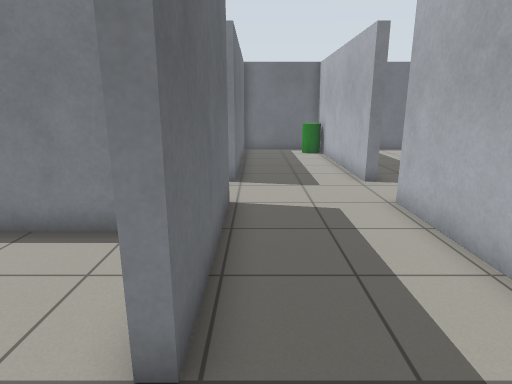
[1] (above)

24 first-person views from a walk through a robot-simulator world made for Gazebo. The camera is 1.2 m above the floor, tilts 14° down and sees 75° across. The floor is counted in squares, 0.5 m on a side. Each view is taken from the middle of a square. On the plan, view 1 faces up. The plan holds only what a view shows up to about 19 squares ahead; the rest is blank.

[2]
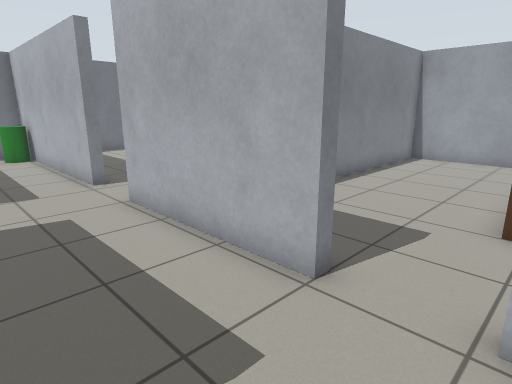

[3]
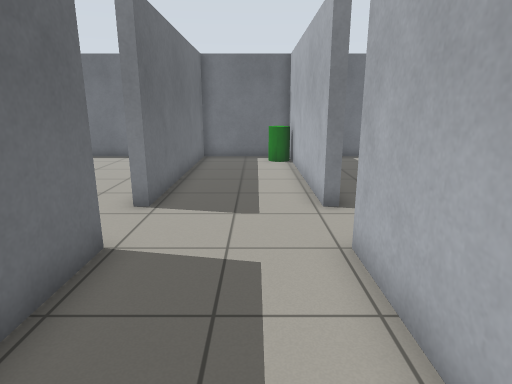

[4]
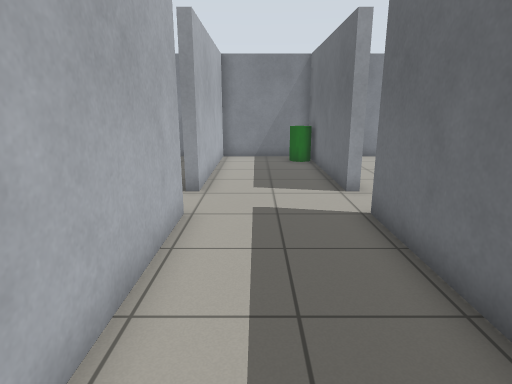

[5]
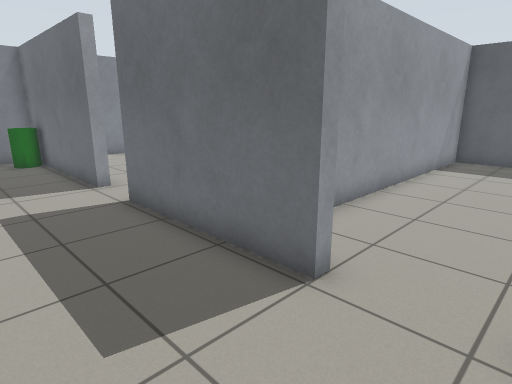

[6]
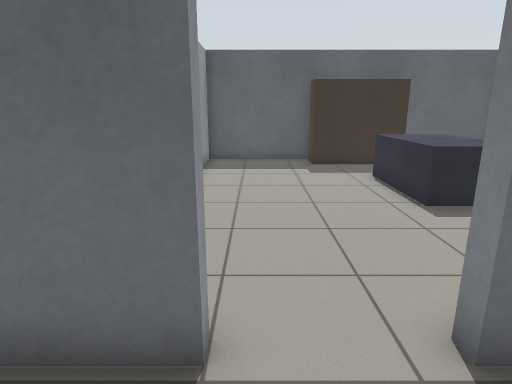

[7]
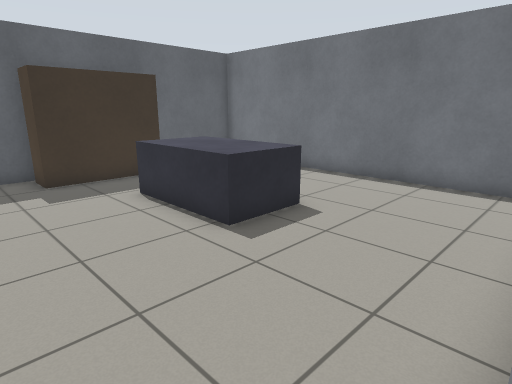

[8]
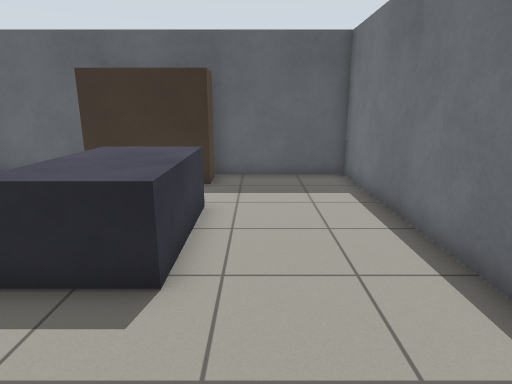

[9]
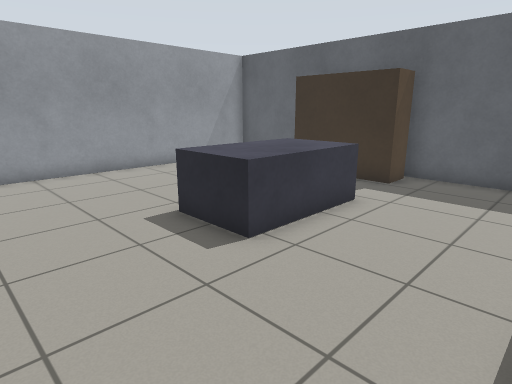

[10]
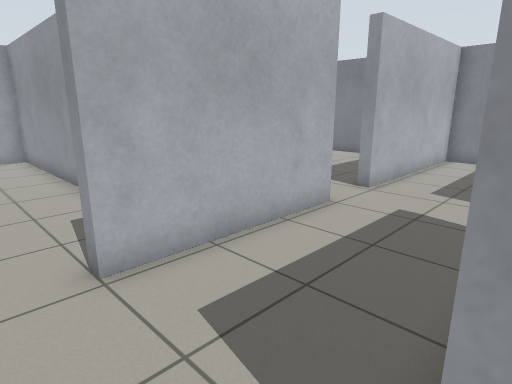

[11]
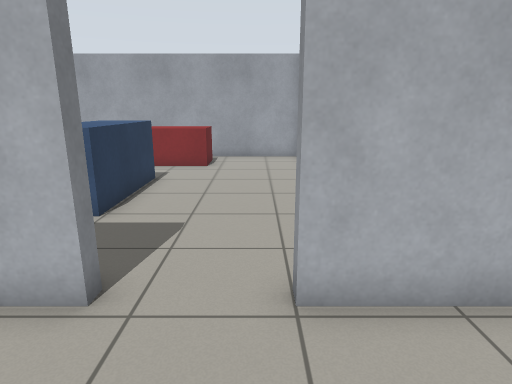

[12]
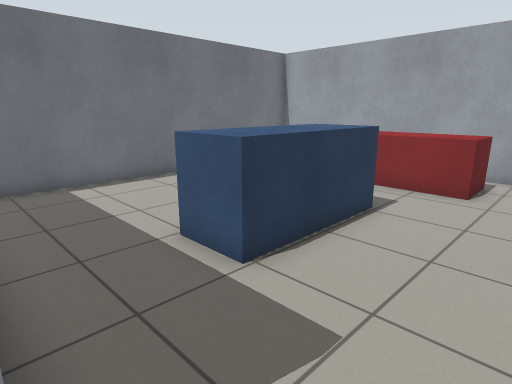

[13]
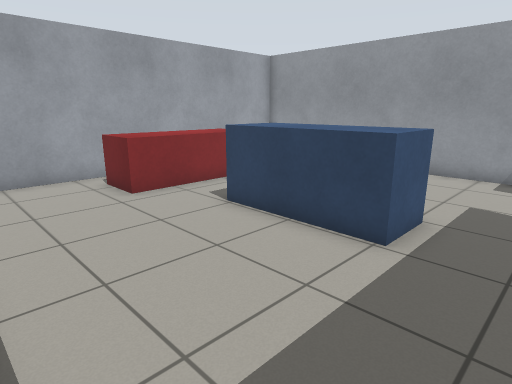

[14]
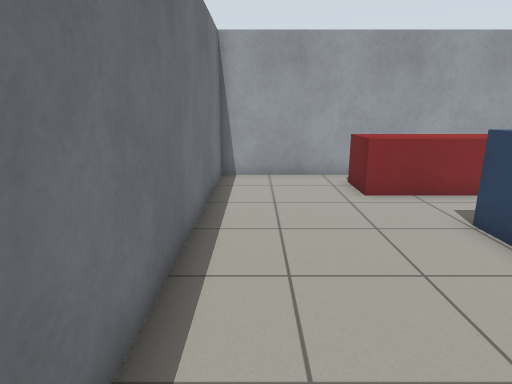

[15]
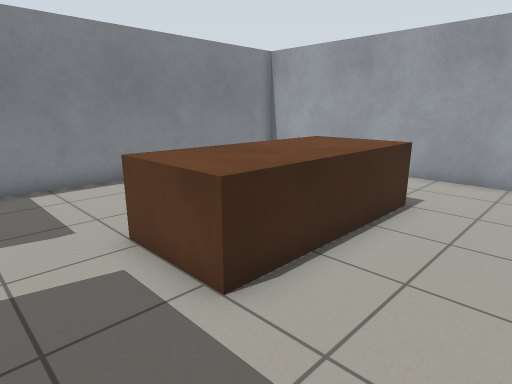

[16]
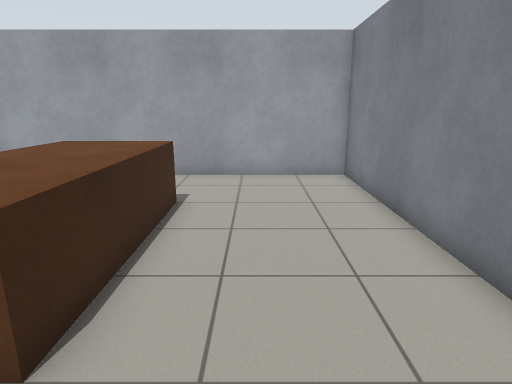

[17]
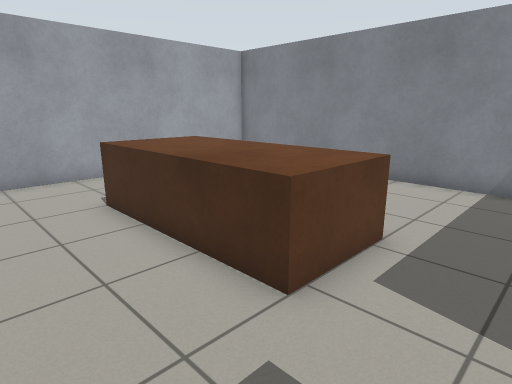

[18]
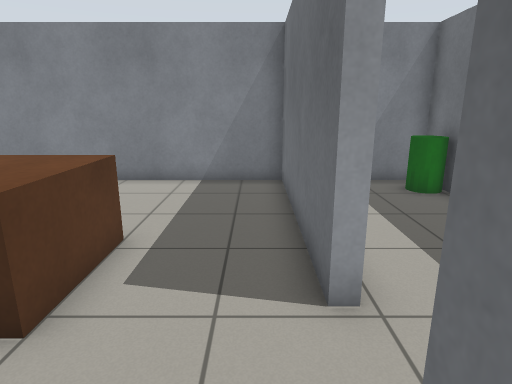

[19]
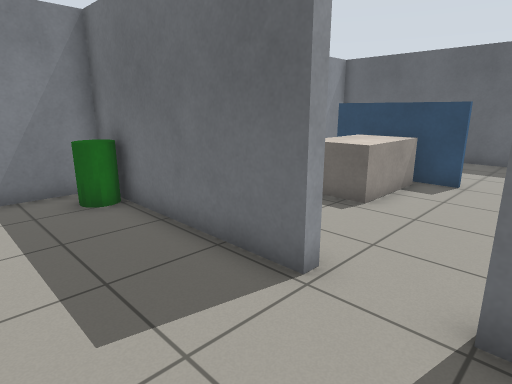

[20]
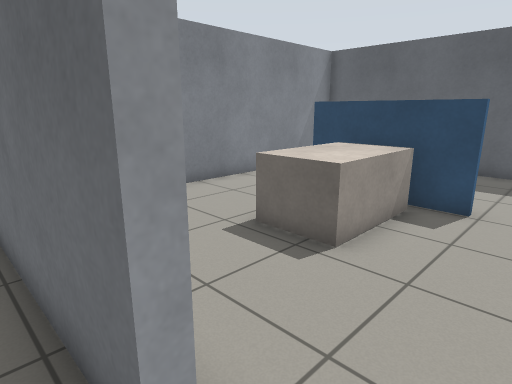

[21]
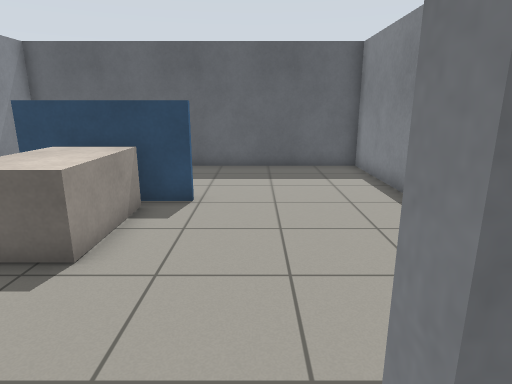

[22]
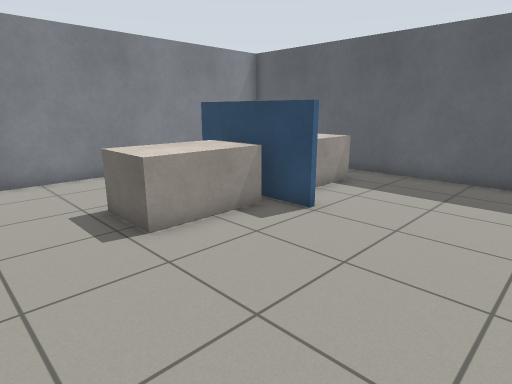

[23]
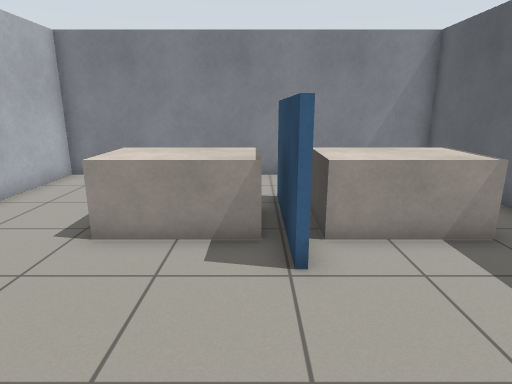

[24]
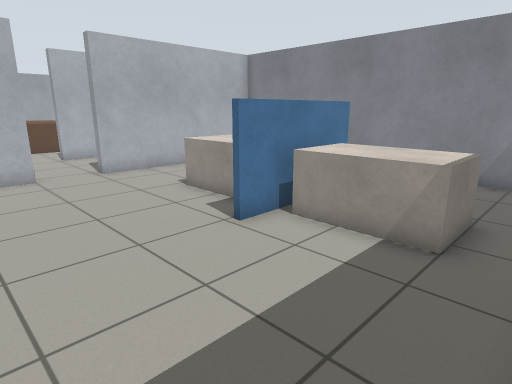

### Floor plan
Ten units are one square. View 1 is at (0, 0); x grows to the right and y downward. Boxes are objects, and circles mark ways between rooms. Rooms are numbered by the first view taken in them; rooms with no view inside come last. Other rooms are left out.
<svg viewBox="-150 -208 328 286">
<path fill="none" stroke="#000" d="M-11 -85 -7 -85 -7 -25 -11 -25M41 -111 37 -111 37 -203 -7 -203 -7 -111 -11 -111M41 -25 37 -25 37 -85 41 -85M-11 -3 -7 -3 -7 73 37 73 37 -3 41 -3M-143 -115 -143 -67 -36 -67M-24 -203 -143 -203 -143 -155M66 -67 173 -67 173 -203 52 -203M41 -3 41 73 173 73 173 -63 62 -63M41 -31 41 -25M-86 -4 -86 41M-11 -25 -11 -35M-86 73 -11 73 -11 -3M-28 -63 -51 -63M-88 41 -88 -4M-94 -63 -143 -63 -143 73 -86 73"/>
<rect x="-5" y="55" width="10" height="10" fill="#bbb"><title>green cylinder</title></rect>
<rect x="25" y="-195" width="10" height="10" fill="#bbb"><title>green cylinder</title></rect>
<rect x="-145" y="-155" width="20" height="40" fill="#bbb"><title>brown box</title></rect>
<rect x="-105" y="-155" width="50" height="20" fill="#bbb"><title>grey box</title></rect>
<rect x="75" y="-145" width="40" height="20" fill="#bbb"><title>blue box</title></rect>
<rect x="135" y="-165" width="30" height="60" fill="#bbb"><title>red box</title></rect>
<rect x="75" y="-15" width="60" height="40" fill="#bbb"><title>brown box</title></rect>
<rect x="-85" y="5" width="40" height="30" fill="#bbb"><title>grey box</title></rect>
<rect x="-125" y="5" width="30" height="30" fill="#bbb"><title>grey box</title></rect>
<circle cx="-10" cy="-100" r="3" fill="#2a7"/>
<circle cx="40" cy="-100" r="3" fill="#2a7"/>
<circle cx="40" cy="-15" r="3" fill="#2a7"/>
<circle cx="-10" cy="-15" r="3" fill="#2a7"/>
<circle cx="-90" cy="-30" r="3" fill="#2a7"/>
<circle cx="-90" cy="60" r="3" fill="#2a7"/>
<text x="10" y="-70">1</text>
<text x="-80" y="-140">2</text>
<text x="110" y="-140">3</text>
<text x="110" y="10">4</text>
<text x="-50" y="10">5</text>
<text x="-120" y="10">6</text>
</svg>
Room 1 opens to room 2. Room 1 opens to room 3. Room 1 opens to room 4. Room 1 opens to room 5. Room 5 opens to room 6.

Where each view was taken, in squares from view 1:
view 1: 0 up, 0 right, facing up
view 2: 0 up, 0 right, facing up-right
view 3: 3 up, 2 right, facing up
view 4: 10 up, 2 right, facing down
view 5: 11 up, 3 right, facing down-left
view 6: 9 up, 2 right, facing left
view 7: 9 up, 1 left, facing up-left
view 8: 17 up, 2 left, facing left
view 9: 20 up, 2 left, facing down-left
view 10: 10 up, 1 left, facing down-right
view 11: 9 up, 0 right, facing right
view 12: 9 up, 4 right, facing up-right
view 13: 20 up, 5 right, facing down-right
view 14: 19 up, 5 right, facing right
view 15: 5 down, 5 right, facing up-right
view 16: 4 down, 5 right, facing right
view 17: 4 up, 5 right, facing down-right
view 18: 4 up, 5 right, facing down
view 19: 3 up, 3 right, facing down-left
view 20: 2 up, 0 right, facing down-left
view 21: 2 up, 0 right, facing left
view 22: 5 up, 2 left, facing down-left
view 23: 5 up, 8 left, facing down
view 24: 5 up, 14 left, facing down-right
